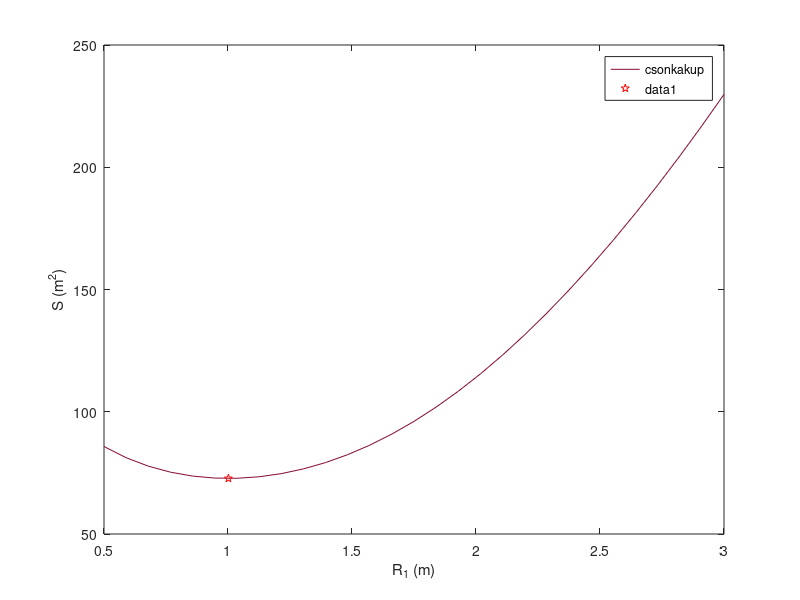

This figure's MATLAB source:
clc(), clear(), close('all');

%%Adatok
global V
V = 50; %m^3
R1_intv = [0.5, 3];

%%Fuggveny
function S = csonkakup(R1)
  global V
  R2 = 2*R1;
  h = (3*V / pi) ./(R1.^2 + R2.^2 + R1 + R2);
  S = pi*(R1 + R2).*sqrt((R1 - R2).^2 + h.^2) + pi*(R1.^2 + R2.^2);

end
%%Megoldas - minimumkereses
[R1min, S1min]= fminbnd(@csonkakup, 1, 1.5)

%%Abrazolas
fplot(@csonkakup, R1_intv, 'Color', "#860A35");
hold on;
plot(R1min, S1min, 'pr');
hold off;
xlabel( 'R_1 (m)'); ylabel('S (m^2)');

